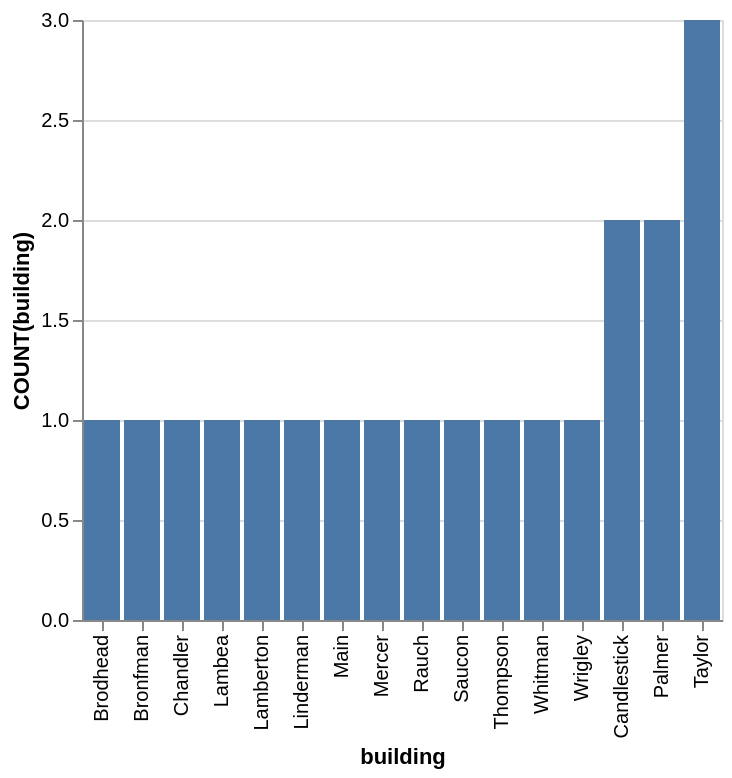

The Vega-Lite source for this figure:
### Vega-Lite specification from a JSON file in a GitHub repository (floating-point values rounded to 4 significant figures)
{"data": {"values": [{"x_data": "Brodhead", "y_data": 1}, {"x_data": "Bronfman", "y_data": 1}, {"x_data": "Chandler", "y_data": 1}, {"x_data": "Lambea", "y_data": 1}, {"x_data": "Lamberton", "y_data": 1}, {"x_data": "Linderman", "y_data": 1}, {"x_data": "Main", "y_data": 1}, {"x_data": "Mercer", "y_data": 1}, {"x_data": "Rauch", "y_data": 1}, {"x_data": "Saucon", "y_data": 1}, {"x_data": "Thompson", "y_data": 1}, {"x_data": "Whitman", "y_data": 1}, {"x_data": "Wrigley", "y_data": 1}, {"x_data": "Candlestick", "y_data": 2}, {"x_data": "Palmer", "y_data": 2}, {"x_data": "Taylor", "y_data": 3}]}, "mark": "bar", "encoding": {"x": {"field": "x_data", "type": "nominal", "title": "building", "sort": {"op": "sum", "field": "y_data", "order": "ascending"}}, "y": {"field": "y_data", "type": "quantitative", "title": "COUNT(building)"}}}
